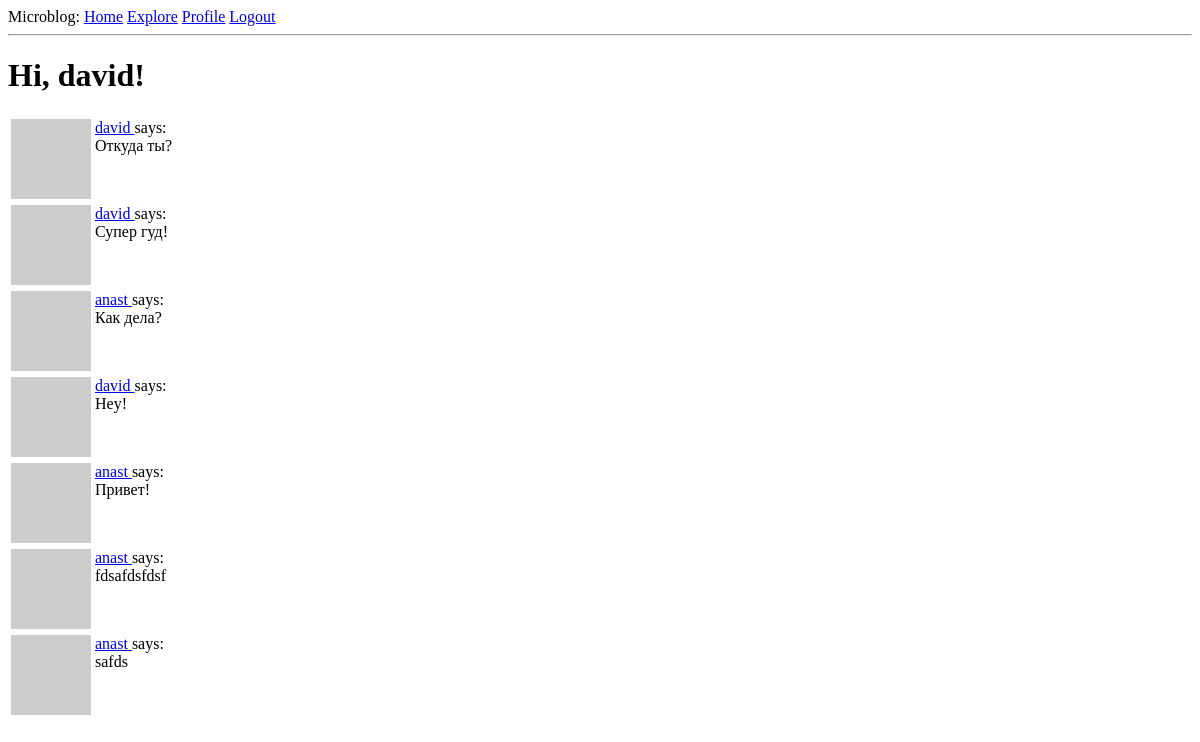
Before: /explore (signed in) with the older database file.
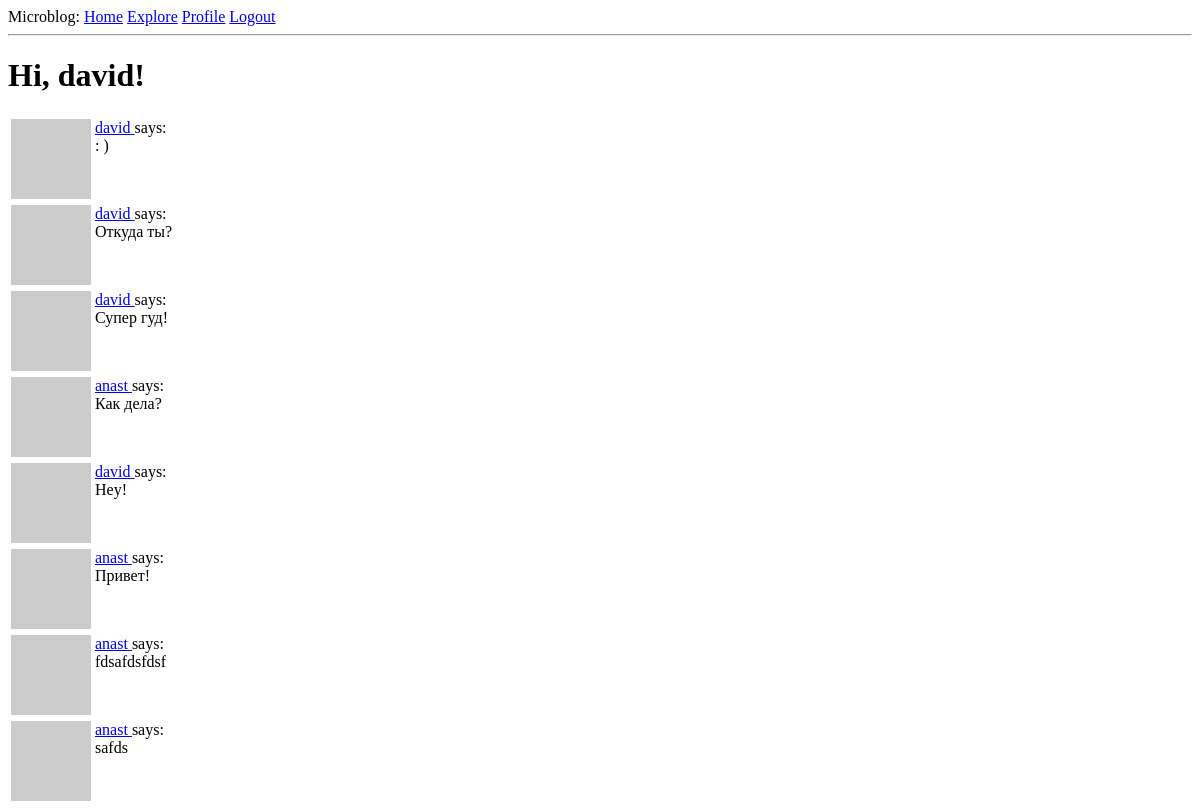
After: the same page with the newer database file.
### app/models.py (models this page shows, shortened)
class Post(db.Model):
    id = db.Column(db.Integer, primary_key=True)
    body = db.Column(db.String(140))
    timestamp = db.Column(db.DateTime, index=True, default=datetime.utcnow)
    user_id = db.Column(db.Integer, db.ForeignKey('user.id'))

class User(UserMixin, db.Model):
    id = db.Column(db.Integer, primary_key=True)
    username = db.Column(db.String(64), index=True, unique=True)
    email = db.Column(db.String(120), index=True, unique=True)
    password_hash = db.Column(db.String(128))
    posts = db.relationship('Post', backref='author', lazy='dynamic')
    followed = db.relationship(
    'User', secondary=followers,
    primaryjoin=(followers.c.follower_id == id),
    secondaryjoin=(followers.c.followed_id == id),
    backref=db.backref('followers', lazy='dynamic'), lazy='dynamic')
    def avatar(self, size):
        digest = md5(self.email.lower().encode('utf-8')).hexdigest()
        return 'https://www.gravatar.com/avatar/{}?d=identicon&s={}'.format(
            digest, size)
    about_me = db.Column(db.String(140))
    last_seen = db.Column(db.DateTime, default=datetime.utcnow)

### app/routes.py (the view)
@app.route('/explore')
@login_required
def explore():
    page = request.args.get('page', 1, type=int)
    posts = Post.query.order_by(Post.timestamp.desc()).paginate(
        page, app.config['POSTS_PER_PAGE'], False)
    next_url = url_for('explore', page=posts.next_num) \
        if posts.has_next else None
    prev_url = url_for('explore', page=posts.prev_num) \
        if posts.has_prev else None
    return render_template('index.html', title='Explore', posts=posts.items,
                           next_url=next_url, prev_url=prev_url)

### app/models.py (called while the page is built)
@login.user_loader
def load_user(id):
    return User.query.get(int(id))

### app/routes.py (called while the page is built)
@app.before_request
def before_request():
    if current_user.is_authenticated:
        current_user.last_seen = datetime.utcnow()
        db.session.commit()

### app/templates/index.html (shortened to what this page needs)
{% extends "base.html" %}
{% block content %}
    <h1>Hi, {{ current_user.username }}!</h1>
{% for post in posts %}
    {% include 'post.html' %}
{% endfor %}
{% endblock %}

### app/templates/post.html
<table>
    <tr valign="top">
        <td><img src="{{ post.author.avatar(36) }}"></td>
        <td>
            <a href="{{ url_for('user', username=post.author.username) }}">
                {{ post.author.username }}
            </a>
            says:<br>{{ post.body }}
        </td>
    </tr>
</table>

Changed rows visible on the page:
added Post: author.username "david", body ": )"
